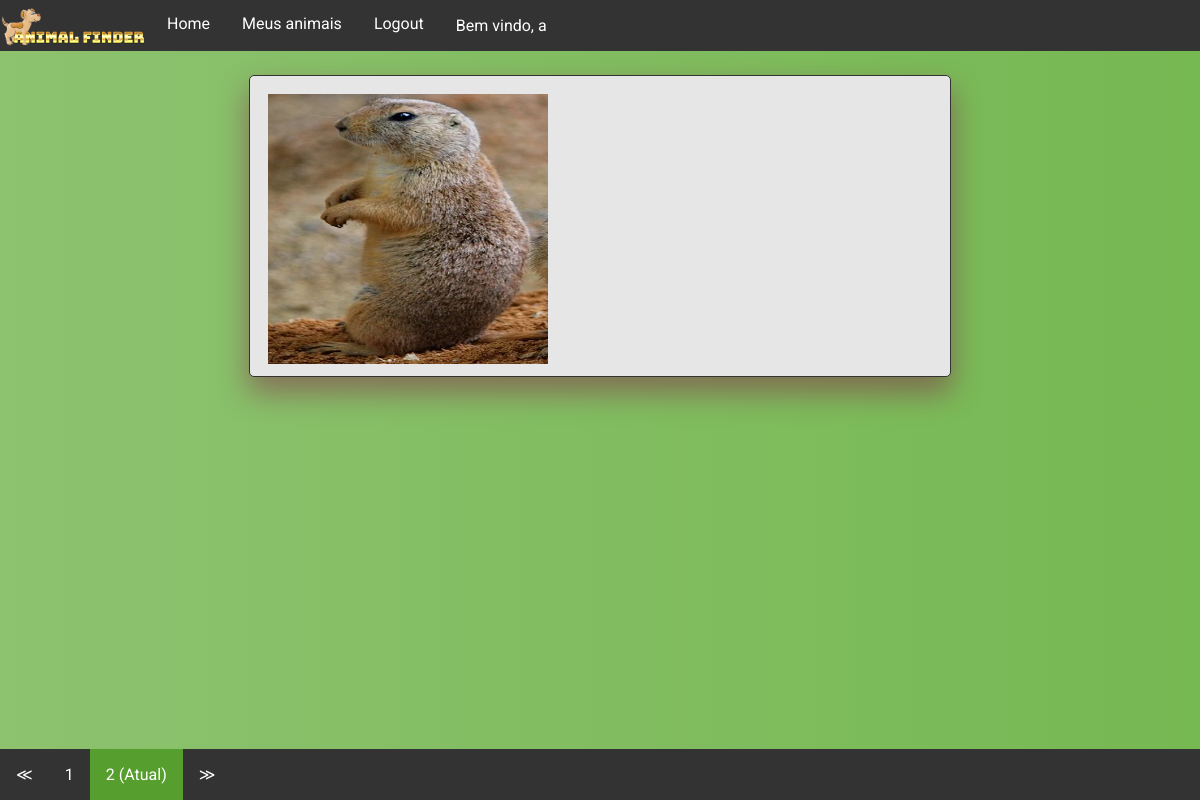
Screenshot of /?page=2 (signed in) with the database file from the repository.
### usuario/models.py (models this page shows, shortened)
class Dono(AbstractBaseUser):
    email = models.EmailField(verbose_name="email", unique=True, max_length=100)
    nome = models.CharField(max_length=100)
    telefone = models.CharField(max_length=20)
    date_joined = models.DateTimeField(verbose_name="date_joined", auto_now_add=True)
    last_login = models.DateTimeField(verbose_name="last_login", auto_now=True)
    is_admin = models.BooleanField(default=False)
    is_active = models.BooleanField(default=True)
    is_staff = models.BooleanField(default=False)
    is_superuser = models.BooleanField(default=False)
    USERNAME_FIELD = 'email'
    REQUIRED_FIELDS = ['nome', 'telefone']
    objects = DonoManager()

### main/models.py (models this page shows, shortened)
class Animal(models.Model):
    foto  = models.ImageField(upload_to=UploadToPathAndRename('{}'.format(time.strftime("%Y_%m_%d_"))))
    nome  = models.CharField(max_length=100)
    idade = models.CharField(max_length=3, blank=True)
    cidade_desaparecimento = models.CharField(max_length=50)
    estado_desaparecimento = models.CharField(max_length=50)
    status = models.IntegerField(choices=STATUS_ANIMAL, default=1, blank=True)
    dono = models.ForeignKey(Dono, on_delete=models.CASCADE,  null=True)
    informacoes_extras = models.TextField(max_length=250, blank=True)

### main/views.py (the view)
# urls.py: 2. Add a URL to urlpatterns:  path('', views.home, name='home')
def home(request):
    animais_cadastrados =  [i for i in Animal.objects.all() if i.status == 1]
    page = request.GET.get('page', 1)
    paginator = Paginator(animais_cadastrados, 5)
    try:
        animais_cadastrados = paginator.page(page)
    except PageNotAnInteger:
        animais_cadastrados = paginator.page(1)
    except EmptyPage:
        animais_cadastrados = paginator.page(paginator.num_pages)
    return render(request, 'home.html', {'animais_cadastrados': animais_cadastrados})

### main/templates/home.html (shortened to what this page needs)
{% extends 'base.html' %}
{% block css %}
  {% load static %}
  <link href="{% static 'one_animal_style.css' %}"  rel="stylesheet">
  {% load static %}
  <link href="{% static 'pagination_style.css' %}"  rel="stylesheet">
{% endblock css %}
{% block content %}
  {% for animal in animais_cadastrados %}
      <div id="container_animal">
            <div class="imagem_animal">
              {% if animal.foto %}
                {% load static %}
                <img src="{{ animal.foto.url }}" width=50%>
              {% endif %}
            </div>
      </div>
  {% endfor %}
  <div class="pagination">
    {% if animais_cadastrados.has_other_pages %}
      <ul>
    {% if animais_cadastrados.has_previous %}
      <li><a href="?page={{ animais_cadastrados.previous_page_number }}">&#8810;</a></li>
    {% else %}
      <li class="disabled"><span>&#8810;</span></li>
    {% endif %}
    {% for i in animais_cadastrados.paginator.page_range %}
      {% if animais_cadastrados.number == i %}
    <li class="active"><span>{{ i }} <span class="sr-only">(Atual)</span></span></li>
      {% else %}
    <li><a href="?page={{ i }}">{{ i }}</a></li>
      {% endif %}
    {% endfor %}
    {% if animais_cadastrados.has_next %}
      <li><a href="?page={{ animais_cadastrados.next_page_number }}">&#8811;</a></li>
    {% else %}
      <li class="disabled"><span>&#8811;</span></li>
    {% endif %}
      </ul>
    {% endif %}
  </div>
{% endblock content %}

### main/templates/base.html
<!DOCTYPE html>
<html>
<head>
  {% load static %}
  <link href="{% static 'general_style.css' %}"  rel="stylesheet">
  {% block css %}
  {% endblock css %}
  {% load static %}
  <link href="{% static 'nav_style.css' %}"  rel="stylesheet">
    <div class="nav">
      <ul>
          <li class="li-logo"><img class="logo" src="/static/ANIMAL_FINDER_LOGO.png" alt="Logo"></li>
      {% if request.user.is_authenticated %}
          <li><a href="{% url 'home' %}">Home</a></li>
          <li><a href="{% url 'meus_animais' %}">Meus animais</a></li>
          <li><a href="{% url 'logout' %}">Logout</a></li>
          <li class='welcome_message'><p>Bem vindo, {{request.user.nome}}</p></li>
      {% else %}
          <li><a href="{% url 'home' %}">Home</a></li>
          <li><a href="{% url 'register' %}">Registrar</a></li>
          <li><a href="{% url 'login' %}">Login</a></li>
      {% endif %}
      </ul>
    </div>
</head>
<body>
  {% block content %}
  {% endblock content %}
</body>
</html>

### static/general_style.css (style rules this page uses)
* { font-family: "Roboto", sans-serif; }
body { border: 0px; margin: 0px; background: #76b852; background: -webkit-linear-gradient(right, #76b852, #8DC26F); background: -moz-linear-gradient(right, #76b852, #8DC26F); background: -o-linear-gradient(right, #76b852, #8DC26F); background: linear-gradient(to left, #76b852, #8DC26F); font-family: "Roboto", sans-serif; -webkit-font-smoothing: antialiased; -moz-osx-font-smoothing: grayscale; }

### static/one_animal_style.css (style rules this page uses)
#container_animal { box-shadow: 0 15px 30px 1px rgba(128, 0, 65, 0.41); background: rgba(230, 230, 230, 1); text-align: center; border-radius: 5px; overflow: hidden; margin: 2% auto; height: 300px; width: 700px; border: 1px solid #333; }
.imagem_animal { display: inline-block; position: relative; overflow: hidden; height: 90%; float: left; width: 40%; margin: 2.5%; }
#container_animal img { width: 100%;height: 100%; }

### main/static/pagination_style.css (style rules this page uses)
.pagination { position: fixed; bottom: 0; width: 100%; margin: 0; }
.pagination ul { list-style-type: none; margin: 0; padding: 0; overflow: hidden; background-color: #333; }
.pagination li { display: inline-block; color: white; float: left; padding: 16px 16px; text-decoration: none; }
.pagination li a { display: block; color: white; text-align: center; text-decoration: none; }
.pagination li.active { background-color: #569e2e; color: white; }

### static/nav_style.css (style rules this page uses)
.nav ul { list-style-type: none; margin: 0; padding: 0; overflow: hidden; background-color: #333; }
.nav li { float: left; }
.nav li a { display: block; color: white; text-align: center; padding: 14px 16px; text-decoration: none; }
.nav li p { padding: 0px 14px 0px 16px; color: white; }

### rows the page displays
Dono: user.nome "a"
Animal: foto (picture)

### other values shown
{{ i }} "1"
{{ i }} "2"
